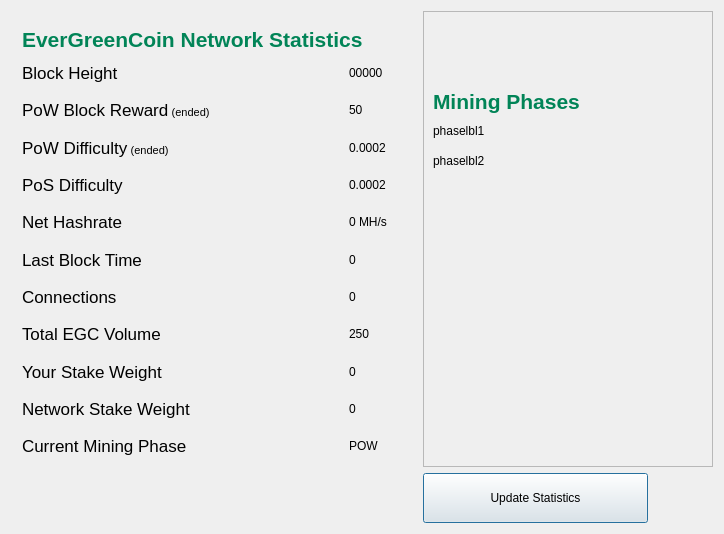
<?xml version="1.0" encoding="UTF-8"?>
<ui version="4.0">
 <class>StatisticsPage</class>
 <widget class="QWidget" name="StatisticsPage">
  <property name="windowModality">
   <enum>Qt::NonModal</enum>
  </property>
  <property name="geometry">
   <rect>
    <x>0</x>
    <y>0</y>
    <width>724</width>
    <height>534</height>
   </rect>
  </property>
  <property name="windowTitle">
   <string>Digging</string>
  </property>
  <layout class="QGridLayout" name="gridLayout">
   <property name="sizeConstraint">
    <enum>QLayout::SetMaximumSize</enum>
   </property>
   <item row="1" column="1">
    <widget class="QPushButton" name="startButton">
     <property name="sizePolicy">
      <sizepolicy hsizetype="Fixed" vsizetype="Fixed">
       <horstretch>0</horstretch>
       <verstretch>0</verstretch>
      </sizepolicy>
     </property>
     <property name="minimumSize">
      <size>
       <width>225</width>
       <height>50</height>
      </size>
     </property>
     <property name="text">
      <string>Update Statistics</string>
     </property>
     <property name="default">
      <bool>true</bool>
     </property>
    </widget>
   </item>
   <item row="1" column="0">
    <spacer name="verticalSpacer">
     <property name="orientation">
      <enum>Qt::Vertical</enum>
     </property>
     <property name="sizeHint" stdset="0">
      <size>
       <width>20</width>
       <height>40</height>
      </size>
     </property>
    </spacer>
   </item>
   <item row="0" column="0">
    <widget class="QFrame" name="gridFrame_2">
     <layout class="QGridLayout" name="gridLayout_4">
      <item row="1" column="0">
       <layout class="QHBoxLayout" name="horizontalLayout_4">
        <property name="spacing">
         <number>7</number>
        </property>
        <item>
         <widget class="QLabel" name="label_5">
          <property name="minimumSize">
           <size>
            <width>0</width>
            <height>35</height>
           </size>
          </property>
          <property name="palette">
           <palette>
            <active>
             <colorrole role="WindowText">
              <brush brushstyle="SolidPattern">
               <color alpha="255">
                <red>1</red>
                <green>132</green>
                <blue>87</blue>
               </color>
              </brush>
             </colorrole>
             <colorrole role="Button">
              <brush brushstyle="SolidPattern">
               <color alpha="255">
                <red>1</red>
                <green>132</green>
                <blue>87</blue>
               </color>
              </brush>
             </colorrole>
             <colorrole role="Light">
              <brush brushstyle="SolidPattern">
               <color alpha="255">
                <red>1</red>
                <green>198</green>
                <blue>131</blue>
               </color>
              </brush>
             </colorrole>
             <colorrole role="Midlight">
              <brush brushstyle="SolidPattern">
               <color alpha="255">
                <red>1</red>
                <green>165</green>
                <blue>109</blue>
               </color>
              </brush>
             </colorrole>
             <colorrole role="Dark">
              <brush brushstyle="SolidPattern">
               <color alpha="255">
                <red>0</red>
                <green>66</green>
                <blue>43</blue>
               </color>
              </brush>
             </colorrole>
             <colorrole role="Mid">
              <brush brushstyle="SolidPattern">
               <color alpha="255">
                <red>0</red>
                <green>88</green>
                <blue>58</blue>
               </color>
              </brush>
             </colorrole>
             <colorrole role="Text">
              <brush brushstyle="SolidPattern">
               <color alpha="255">
                <red>1</red>
                <green>132</green>
                <blue>87</blue>
               </color>
              </brush>
             </colorrole>
             <colorrole role="BrightText">
              <brush brushstyle="SolidPattern">
               <color alpha="255">
                <red>255</red>
                <green>255</green>
                <blue>255</blue>
               </color>
              </brush>
             </colorrole>
             <colorrole role="ButtonText">
              <brush brushstyle="SolidPattern">
               <color alpha="255">
                <red>1</red>
                <green>132</green>
                <blue>87</blue>
               </color>
              </brush>
             </colorrole>
             <colorrole role="Base">
              <brush brushstyle="SolidPattern">
               <color alpha="255">
                <red>255</red>
                <green>255</green>
                <blue>255</blue>
               </color>
              </brush>
             </colorrole>
             <colorrole role="Window">
              <brush brushstyle="SolidPattern">
               <color alpha="255">
                <red>1</red>
                <green>132</green>
                <blue>87</blue>
               </color>
              </brush>
             </colorrole>
             <colorrole role="Shadow">
              <brush brushstyle="SolidPattern">
               <color alpha="255">
                <red>0</red>
                <green>0</green>
                <blue>0</blue>
               </color>
              </brush>
             </colorrole>
             <colorrole role="AlternateBase">
              <brush brushstyle="SolidPattern">
               <color alpha="255">
                <red>128</red>
                <green>193</green>
                <blue>171</blue>
               </color>
              </brush>
             </colorrole>
             <colorrole role="ToolTipBase">
              <brush brushstyle="SolidPattern">
               <color alpha="255">
                <red>255</red>
                <green>255</green>
                <blue>220</blue>
               </color>
              </brush>
             </colorrole>
             <colorrole role="ToolTipText">
              <brush brushstyle="SolidPattern">
               <color alpha="255">
                <red>0</red>
                <green>0</green>
                <blue>0</blue>
               </color>
              </brush>
             </colorrole>
            </active>
            <inactive>
             <colorrole role="WindowText">
              <brush brushstyle="SolidPattern">
               <color alpha="255">
                <red>1</red>
                <green>132</green>
                <blue>87</blue>
               </color>
              </brush>
             </colorrole>
             <colorrole role="Button">
              <brush brushstyle="SolidPattern">
               <color alpha="255">
                <red>1</red>
                <green>132</green>
                <blue>87</blue>
               </color>
              </brush>
             </colorrole>
             <colorrole role="Light">
              <brush brushstyle="SolidPattern">
               <color alpha="255">
                <red>1</red>
                <green>198</green>
                <blue>131</blue>
               </color>
              </brush>
             </colorrole>
             <colorrole role="Midlight">
              <brush brushstyle="SolidPattern">
               <color alpha="255">
                <red>1</red>
                <green>165</green>
                <blue>109</blue>
               </color>
              </brush>
             </colorrole>
             <colorrole role="Dark">
              <brush brushstyle="SolidPattern">
               <color alpha="255">
                <red>0</red>
                <green>66</green>
                <blue>43</blue>
               </color>
              </brush>
             </colorrole>
             <colorrole role="Mid">
              <brush brushstyle="SolidPattern">
               <color alpha="255">
                <red>0</red>
                <green>88</green>
                <blue>58</blue>
               </color>
              </brush>
             </colorrole>
             <colorrole role="Text">
              <brush brushstyle="SolidPattern">
               <color alpha="255">
                <red>1</red>
                <green>132</green>
                <blue>87</blue>
               </color>
              </brush>
             </colorrole>
             <colorrole role="BrightText">
              <brush brushstyle="SolidPattern">
               <color alpha="255">
                <red>255</red>
                <green>255</green>
                <blue>255</blue>
               </color>
              </brush>
             </colorrole>
             <colorrole role="ButtonText">
              <brush brushstyle="SolidPattern">
               <color alpha="255">
                <red>1</red>
                <green>132</green>
                <blue>87</blue>
               </color>
              </brush>
             </colorrole>
             <colorrole role="Base">
              <brush brushstyle="SolidPattern">
               <color alpha="255">
                <red>255</red>
                <green>255</green>
                <blue>255</blue>
               </color>
              </brush>
             </colorrole>
             <colorrole role="Window">
              <brush brushstyle="SolidPattern">
               <color alpha="255">
                <red>1</red>
                <green>132</green>
                <blue>87</blue>
               </color>
              </brush>
             </colorrole>
             <colorrole role="Shadow">
              <brush brushstyle="SolidPattern">
               <color alpha="255">
                <red>0</red>
                <green>0</green>
                <blue>0</blue>
               </color>
              </brush>
             </colorrole>
             <colorrole role="AlternateBase">
              <brush brushstyle="SolidPattern">
               <color alpha="255">
                <red>128</red>
                <green>193</green>
                <blue>171</blue>
               </color>
              </brush>
             </colorrole>
             <colorrole role="ToolTipBase">
              <brush brushstyle="SolidPattern">
               <color alpha="255">
                <red>255</red>
                <green>255</green>
                <blue>220</blue>
               </color>
              </brush>
             </colorrole>
             <colorrole role="ToolTipText">
              <brush brushstyle="SolidPattern">
               <color alpha="255">
                <red>0</red>
                <green>0</green>
                <blue>0</blue>
               </color>
              </brush>
             </colorrole>
            </inactive>
            <disabled>
             <colorrole role="WindowText">
              <brush brushstyle="SolidPattern">
               <color alpha="255">
                <red>1</red>
                <green>132</green>
                <blue>87</blue>
               </color>
              </brush>
             </colorrole>
             <colorrole role="Button">
              <brush brushstyle="SolidPattern">
               <color alpha="255">
                <red>1</red>
                <green>132</green>
                <blue>87</blue>
               </color>
              </brush>
             </colorrole>
             <colorrole role="Light">
              <brush brushstyle="SolidPattern">
               <color alpha="255">
                <red>1</red>
                <green>198</green>
                <blue>131</blue>
               </color>
              </brush>
             </colorrole>
             <colorrole role="Midlight">
              <brush brushstyle="SolidPattern">
               <color alpha="255">
                <red>1</red>
                <green>165</green>
                <blue>109</blue>
               </color>
              </brush>
             </colorrole>
             <colorrole role="Dark">
              <brush brushstyle="SolidPattern">
               <color alpha="255">
                <red>0</red>
                <green>66</green>
                <blue>43</blue>
               </color>
              </brush>
             </colorrole>
             <colorrole role="Mid">
              <brush brushstyle="SolidPattern">
               <color alpha="255">
                <red>0</red>
                <green>88</green>
                <blue>58</blue>
               </color>
              </brush>
             </colorrole>
             <colorrole role="Text">
              <brush brushstyle="SolidPattern">
               <color alpha="255">
                <red>1</red>
                <green>132</green>
                <blue>87</blue>
               </color>
              </brush>
             </colorrole>
             <colorrole role="BrightText">
              <brush brushstyle="SolidPattern">
               <color alpha="255">
                <red>255</red>
                <green>255</green>
                <blue>255</blue>
               </color>
              </brush>
             </colorrole>
             <colorrole role="ButtonText">
              <brush brushstyle="SolidPattern">
               <color alpha="255">
                <red>1</red>
                <green>132</green>
                <blue>87</blue>
               </color>
              </brush>
             </colorrole>
             <colorrole role="Base">
              <brush brushstyle="SolidPattern">
               <color alpha="255">
                <red>1</red>
                <green>132</green>
                <blue>87</blue>
               </color>
              </brush>
             </colorrole>
             <colorrole role="Window">
              <brush brushstyle="SolidPattern">
               <color alpha="255">
                <red>1</red>
                <green>132</green>
                <blue>87</blue>
               </color>
              </brush>
             </colorrole>
             <colorrole role="Shadow">
              <brush brushstyle="SolidPattern">
               <color alpha="255">
                <red>0</red>
                <green>0</green>
                <blue>0</blue>
               </color>
              </brush>
             </colorrole>
             <colorrole role="AlternateBase">
              <brush brushstyle="SolidPattern">
               <color alpha="255">
                <red>1</red>
                <green>132</green>
                <blue>87</blue>
               </color>
              </brush>
             </colorrole>
             <colorrole role="ToolTipBase">
              <brush brushstyle="SolidPattern">
               <color alpha="255">
                <red>255</red>
                <green>255</green>
                <blue>220</blue>
               </color>
              </brush>
             </colorrole>
             <colorrole role="ToolTipText">
              <brush brushstyle="SolidPattern">
               <color alpha="255">
                <red>0</red>
                <green>0</green>
                <blue>0</blue>
               </color>
              </brush>
             </colorrole>
            </disabled>
           </palette>
          </property>
          <property name="text">
           <string>&lt;html&gt;&lt;head/&gt;&lt;body&gt;&lt;p&gt;&lt;span style=&quot; font-size:16pt; font-weight:900; color: rgb(1, 132, 87);&quot;&gt;EverGreenCoin Network Statistics&lt;/span&gt;&lt;/p&gt;&lt;/body&gt;&lt;/html&gt;</string>
          </property>
         </widget>
        </item>
        <item>
         <spacer name="horizontalSpacer_2">
          <property name="orientation">
           <enum>Qt::Horizontal</enum>
          </property>
          <property name="sizeHint" stdset="0">
           <size>
            <width>40</width>
            <height>20</height>
           </size>
          </property>
         </spacer>
        </item>
       </layout>
      </item>
      <item row="2" column="0">
       <spacer name="verticalSpacer_2">
        <property name="orientation">
         <enum>Qt::Vertical</enum>
        </property>
        <property name="sizeHint" stdset="0">
         <size>
          <width>20</width>
          <height>40</height>
         </size>
        </property>
       </spacer>
      </item>
      <item row="3" column="0">
       <layout class="QFormLayout" name="formLayout_2">
        <property name="fieldGrowthPolicy">
         <enum>QFormLayout::FieldsStayAtSizeHint</enum>
        </property>
        <property name="horizontalSpacing">
         <number>139</number>
        </property>
        <property name="verticalSpacing">
         <number>18</number>
        </property>
        <property name="rightMargin">
         <number>0</number>
        </property>
        <item row="1" column="0">
         <widget class="QLabel" name="label_14">
          <property name="text">
           <string>&lt;html&gt;&lt;head/&gt;&lt;body&gt;&lt;p&gt;&lt;span style=&quot; font-size:13pt;&quot;&gt;Block Height&lt;/span&gt;&lt;/p&gt;&lt;/body&gt;&lt;/html&gt;</string>
          </property>
         </widget>
        </item>
        <item row="1" column="1">
         <widget class="QLabel" name="heightBox">
          <property name="text">
           <string>00000</string>
          </property>
          <property name="alignment">
           <set>Qt::AlignLeading|Qt::AlignLeft|Qt::AlignVCenter</set>
          </property>
         </widget>
        </item>
        <item row="2" column="0">
         <widget class="QLabel" name="label_12">
          <property name="text">
           <string>&lt;html&gt;&lt;head/&gt;&lt;body&gt;&lt;p&gt;&lt;span style=&quot; font-size:13pt;&quot;&gt;PoW Block Reward&lt;/span&gt; &lt;span style=&quot; font-size:8pt;&quot;&gt;(ended)&lt;/span&gt;&lt;/p&gt;&lt;/body&gt;&lt;/html&gt;</string>
          </property>
         </widget>
        </item>
        <item row="2" column="1">
         <widget class="QLabel" name="rewardBox">
          <property name="text">
           <string>50</string>
          </property>
         </widget>
        </item>
        <item row="3" column="0">
         <widget class="QLabel" name="label_13">
          <property name="text">
           <string>&lt;html&gt;&lt;head/&gt;&lt;body&gt;&lt;p&gt;&lt;span style=&quot; font-size:13pt;&quot;&gt;PoW Difficulty&lt;/span&gt; &lt;span style=&quot; font-size:8pt;&quot;&gt;(ended)&lt;/span&gt;&lt;/p&gt;&lt;/body&gt;&lt;/html&gt;</string>
          </property>
         </widget>
        </item>
        <item row="3" column="1">
         <widget class="QLabel" name="diffBox">
          <property name="text">
           <string>0.0002</string>
          </property>
         </widget>
        </item>
        <item row="4" column="0">
         <widget class="QLabel" name="label_9">
          <property name="text">
           <string>&lt;html&gt;&lt;head/&gt;&lt;body&gt;&lt;p&gt;&lt;span style=&quot; font-size:13pt;&quot;&gt;PoS Difficulty&lt;/span&gt;&lt;/p&gt;&lt;/body&gt;&lt;/html&gt;</string>
          </property>
         </widget>
        </item>
        <item row="4" column="1">
         <widget class="QLabel" name="diffBox2">
          <property name="text">
           <string>0.0002</string>
          </property>
         </widget>
        </item>
        <item row="5" column="0">
         <widget class="QLabel" name="label_16">
          <property name="text">
           <string>&lt;html&gt;&lt;head/&gt;&lt;body&gt;&lt;p&gt;&lt;span style=&quot; font-size:13pt;&quot;&gt;Net Hashrate&lt;/span&gt;&lt;/p&gt;&lt;/body&gt;&lt;/html&gt;</string>
          </property>
         </widget>
        </item>
        <item row="5" column="1">
         <widget class="QLabel" name="pawrateBox">
          <property name="text">
           <string>0 MH/s</string>
          </property>
         </widget>
        </item>
        <item row="6" column="0">
         <widget class="QLabel" name="label3_2">
          <property name="sizePolicy">
           <sizepolicy hsizetype="Preferred" vsizetype="Maximum">
            <horstretch>0</horstretch>
            <verstretch>0</verstretch>
           </sizepolicy>
          </property>
          <property name="text">
           <string>&lt;html&gt;&lt;head/&gt;&lt;body&gt;&lt;p&gt;&lt;span style=&quot; font-size:13pt;&quot;&gt;Last Block Time&lt;/span&gt;&lt;/p&gt;&lt;/body&gt;&lt;/html&gt;</string>
          </property>
         </widget>
        </item>
        <item row="6" column="1">
         <widget class="QLabel" name="localBox">
          <property name="text">
           <string>0</string>
          </property>
         </widget>
        </item>
        <item row="7" column="0">
         <widget class="QLabel" name="label1_2">
          <property name="text">
           <string>&lt;html&gt;&lt;head/&gt;&lt;body&gt;&lt;p&gt;&lt;span style=&quot; font-size:13pt;&quot;&gt;Connections&lt;/span&gt;&lt;/p&gt;&lt;/body&gt;&lt;/html&gt;</string>
          </property>
         </widget>
        </item>
        <item row="7" column="1">
         <widget class="QLabel" name="connectionBox">
          <property name="text">
           <string>0</string>
          </property>
         </widget>
        </item>
        <item row="8" column="0">
         <widget class="QLabel" name="label_8">
          <property name="text">
           <string>&lt;html&gt;&lt;head/&gt;&lt;body&gt;&lt;p&gt;&lt;span style=&quot; font-size:13pt;&quot;&gt;Total EGC Volume&lt;/span&gt;&lt;/p&gt;&lt;/body&gt;&lt;/html&gt;</string>
          </property>
         </widget>
        </item>
        <item row="8" column="1">
         <widget class="QLabel" name="volumeBox">
          <property name="text">
           <string>250</string>
          </property>
         </widget>
        </item>
        <item row="9" column="0">
         <widget class="QLabel" name="label_10">
          <property name="text">
           <string>&lt;html&gt;&lt;head/&gt;&lt;body&gt;&lt;p&gt;&lt;span style=&quot; font-size:13pt;&quot;&gt;Your Stake Weight&lt;/span&gt;&lt;/p&gt;&lt;/body&gt;&lt;/html&gt;</string>
          </property>
         </widget>
        </item>
        <item row="9" column="1">
         <widget class="QLabel" name="minBox">
          <property name="text">
           <string>0</string>
          </property>
         </widget>
        </item>
        <item row="10" column="0">
         <widget class="QLabel" name="label_11">
          <property name="text">
           <string>&lt;html&gt;&lt;head/&gt;&lt;body&gt;&lt;p&gt;&lt;span style=&quot; font-size:13pt;&quot;&gt;Network Stake Weight&lt;/span&gt;&lt;/p&gt;&lt;/body&gt;&lt;/html&gt;</string>
          </property>
         </widget>
        </item>
        <item row="10" column="1">
         <widget class="QLabel" name="maxBox">
          <property name="text">
           <string>0</string>
          </property>
         </widget>
        </item>
        <item row="11" column="0">
         <widget class="QLabel" name="label_15">
          <property name="text">
           <string>&lt;html&gt;&lt;head/&gt;&lt;body&gt;&lt;p&gt;&lt;span style=&quot; font-size:13pt;&quot;&gt;Current Mining Phase&lt;/span&gt;&lt;/p&gt;&lt;/body&gt;&lt;/html&gt;</string>
          </property>
         </widget>
        </item>
        <item row="11" column="1">
         <widget class="QLabel" name="cBox">
          <property name="text">
           <string>POW</string>
          </property>
         </widget>
        </item>
       </layout>
      </item>
     </layout>
    </widget>
   </item>
   <item row="0" column="1">
    <widget class="QFrame" name="frame">
     <property name="enabled">
      <bool>true</bool>
     </property>
     <property name="minimumSize">
      <size>
       <width>290</width>
       <height>0</height>
      </size>
     </property>
     <property name="sizeIncrement">
      <size>
       <width>0</width>
       <height>0</height>
      </size>
     </property>
     <property name="frameShape">
      <enum>QFrame::StyledPanel</enum>
     </property>
     <property name="frameShadow">
      <enum>QFrame::Raised</enum>
     </property>
     <widget class="QLabel" name="label">
      <property name="geometry">
       <rect>
        <x>10</x>
        <y>20</y>
        <width>241</width>
        <height>181</height>
       </rect>
      </property>
      <property name="text">
       <string>&lt;html&gt;&lt;head/&gt;&lt;body&gt;&lt;p&gt;&lt;span style=&quot; font-size:16pt; font-weight:600;color:#018457;&quot;&gt;Mining Phases&lt;/span&gt;&lt;/p&gt;&lt;p&gt;&lt;br/&gt;&lt;/p&gt;&lt;/body&gt;&lt;/html&gt;</string>
      </property>
     </widget>
     <widget class="QLabel" name="phaselbl1">
      <property name="geometry">
       <rect>
        <x>10</x>
        <y>110</y>
        <width>251</width>
        <height>20</height>
       </rect>
      </property>
      <property name="text">
       <string>phaselbl1</string>
      </property>
     </widget>
     <widget class="QLabel" name="phaselbl2">
      <property name="geometry">
       <rect>
        <x>10</x>
        <y>140</y>
        <width>251</width>
        <height>20</height>
       </rect>
      </property>
      <property name="text">
       <string>phaselbl2</string>
      </property>
     </widget>
    </widget>
   </item>
  </layout>
 </widget>
 <layoutdefault spacing="6" margin="11"/>
 <resources/>
 <connections/>
</ui>
